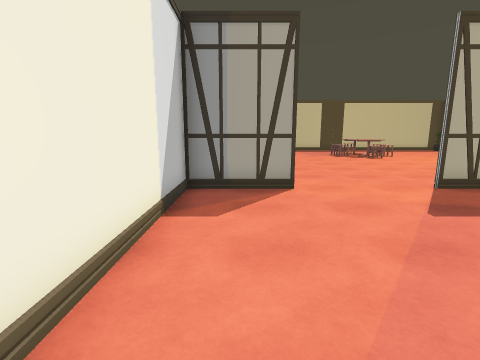
View 1 (above)

22 first-person views from a walk through a 3-D level made in the Unity game engine. The camera is 1.5 m above the floor, tilts 10° down and sees 85° across. The floor is counted in squares, 1 m on a side. Each view is taken from the middle of a square. On the plan, view 1 faces up. The plan holds only what a view shows up to about 14 squares ahead; the rest is blank. The place goes on beyond the plan. The player is left out. Some surface patterns are stand-ins.

View 2
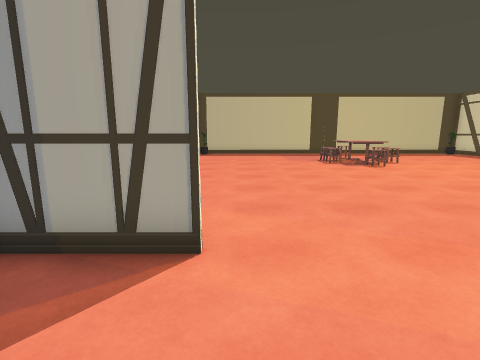

View 3
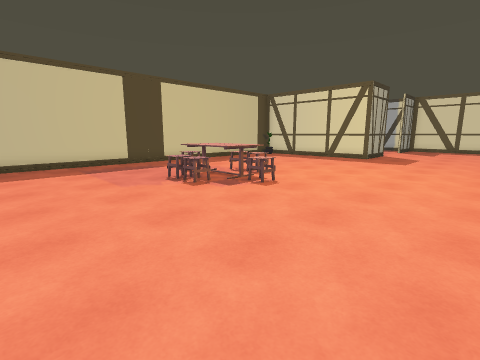

View 4
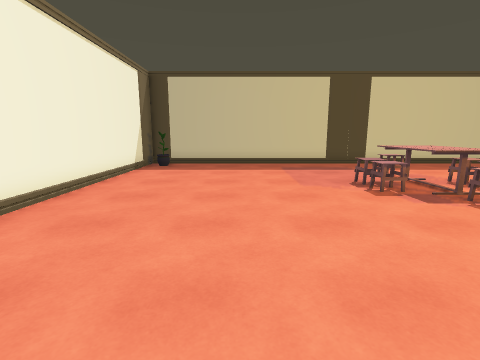

View 5
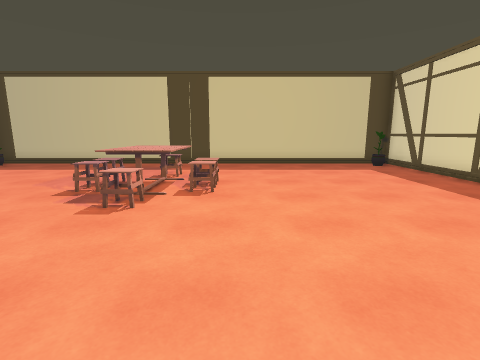

View 6
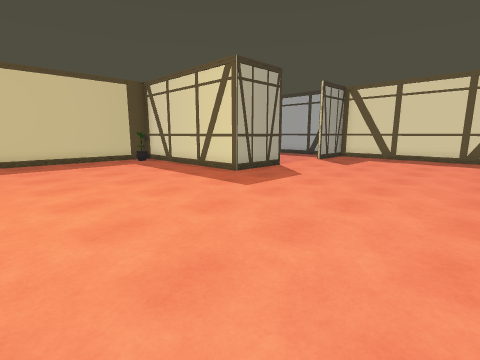

View 7
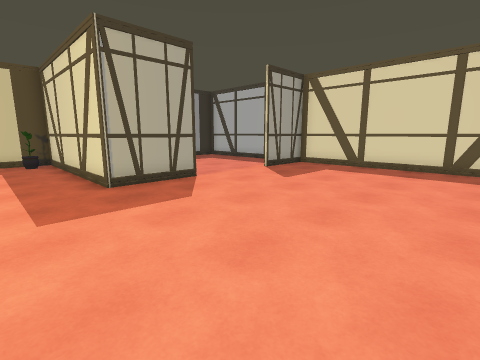

View 8
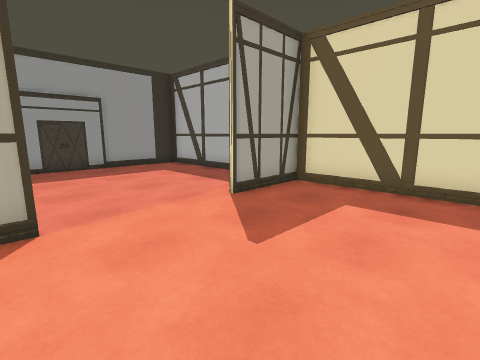

View 9
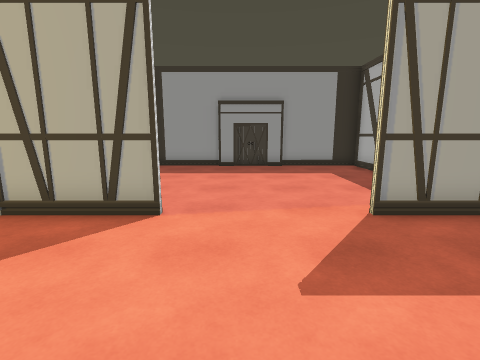

View 10
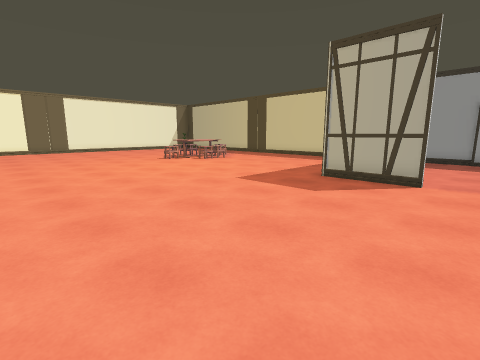

View 11
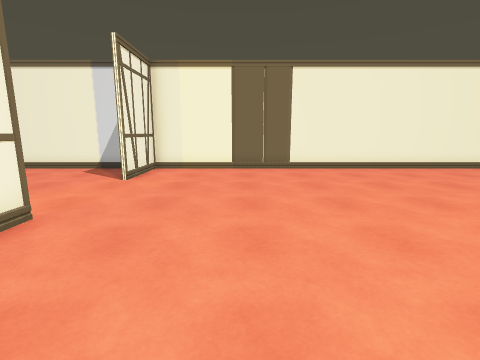

View 12
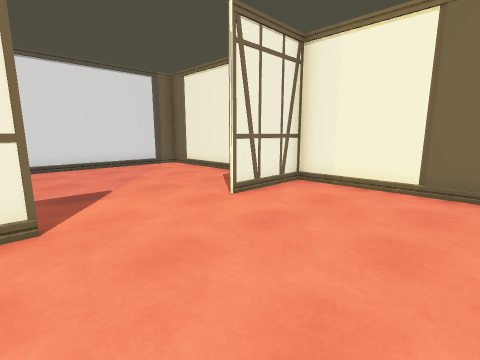

View 13
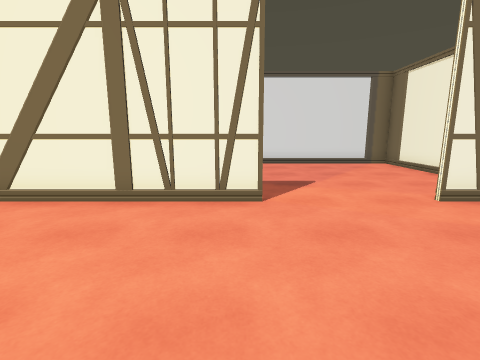

View 14
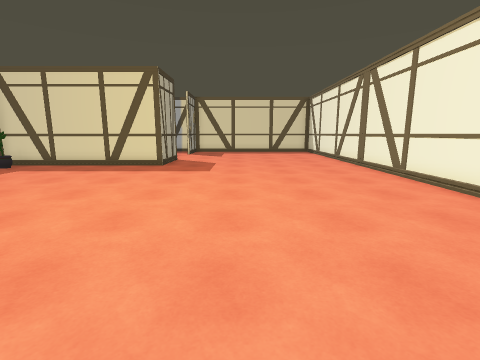

View 15
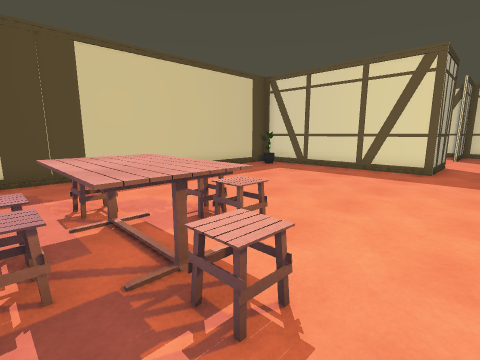

View 16
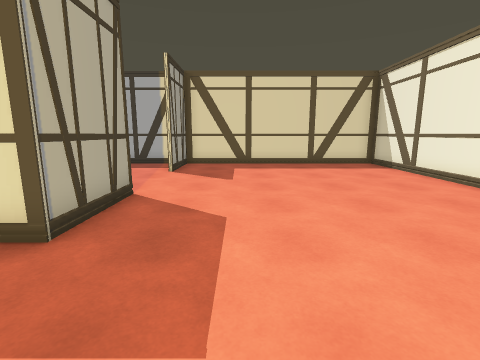

View 17
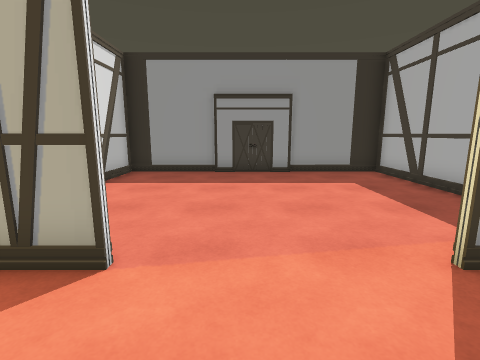

View 18
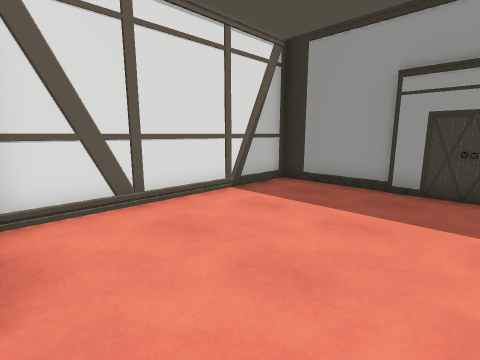

View 19
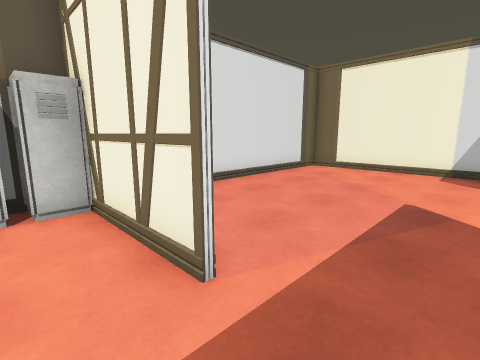

View 20
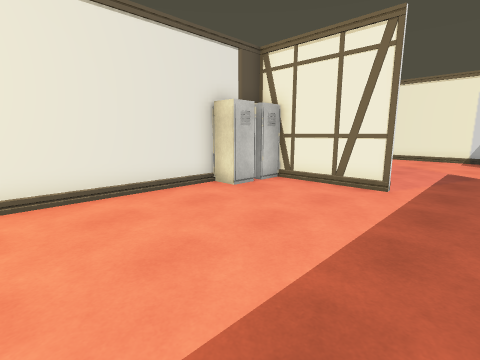

View 21
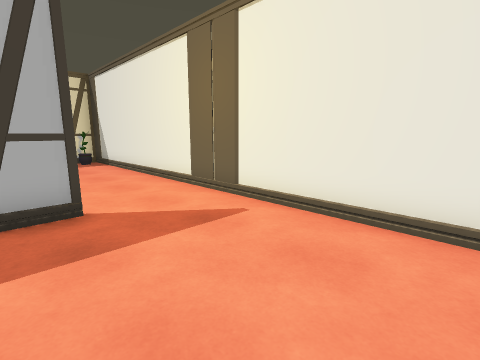

View 22
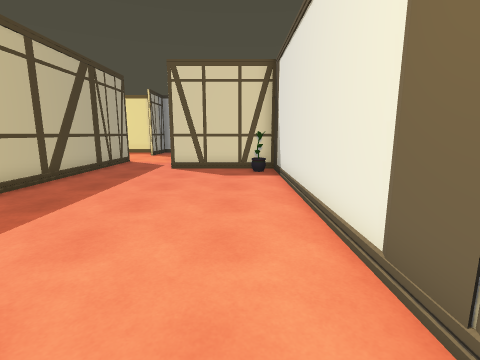

### Floor plan
Points are (right, up) in squares from view 1. A wall is a line through its corners. A room is listed if a view was taken in it or the views show most of it. See-through windows are left out.
Room 1 (views 1, 2, 3, 4, 5, 6, 7, 8, 9, 10, 11, 12, 13, 14, 15, 16, 17, 18, 19, 20, 21, 22)
walls: (15.4, 7.1) (16.1, 7.4); (10.4, 7.1) (10.8, 7.4); (18.4, 19.2) (18.7, 18.7) (18.5, 18.3) (18.3, 18.7); (6.6, 7.1) (5.5, 7.1); (21.6, 16.7) (18.5, 16.7) (18.5, 24.5) (-1.5, 24.5) (-1.5, -0.5) (4.9, -0.5); (22.1, 7.2) (28.2, 7.2) (28.4, 7.5) (28.4, 16.7) (25.5, 16.7); (8.5, 4.1) (8.5, 0.4); (5.4, 7.2) (20.2, 7.2); (18.5, 2.6) (18.5, 3.9); (18.6, 22) (18.4, 22.4); (25.9, 7) (25.3, 7.3); (9.5, -0.5) (28.4, -0.5) (28.4, 4); (1.6, 7.1) (-1.5, 7.1); (28.2, 9.6) (28.5, 10.2); (28.4, 13.7) (28.2, 14.3) (28.5, 15); (28.4, 17.6) (28.4, 24.5) (18.6, 24.5) (18.6, 17.1); (-1.6, 7.2) (1.5, 7.2); (28.6, 22) (28.3, 22.4); (31.3, 7.1) (23.5, 7.1)
ways out: opening at (28, 12)
objects: other object (-1, 23); other object (7, 18); other object (7, 19); other object (8, 16) to (9, 17); other object (8, 18) to (9, 19); other object (8, 20) to (9, 21); other object (9, 0); other object (10, 0) to (11, 0); other object (10, 18); other object (10, 19); other object (18, 23); other object (27, 0) to (28, 0)

Where each view was taken, in squares from view 1:
view 1: 0 up, 0 right, facing up
view 2: 4 up, 2 right, facing up
view 3: 11 up, 2 right, facing up-right
view 4: 11 up, 3 right, facing up
view 5: 11 up, 11 right, facing up
view 6: 9 up, 11 right, facing up-right
view 7: 9 up, 16 right, facing up-right
view 8: 12 up, 21 right, facing up-right
view 9: 12 up, 23 right, facing up
view 10: 8 up, 23 right, facing up-left
view 11: 11 up, 10 right, facing left
view 12: 12 up, 6 right, facing down-left
view 13: 13 up, 6 right, facing down
view 14: 13 up, 6 right, facing right
view 15: 15 up, 7 right, facing up-right
view 16: 14 up, 15 right, facing right
view 17: 14 up, 23 right, facing up
view 18: 17 up, 24 right, facing up-left
view 19: 6 up, 10 right, facing down-left
view 20: 6 up, 16 right, facing down-left
view 21: 4 up, 13 right, facing down-right
view 22: 1 up, 17 right, facing right
